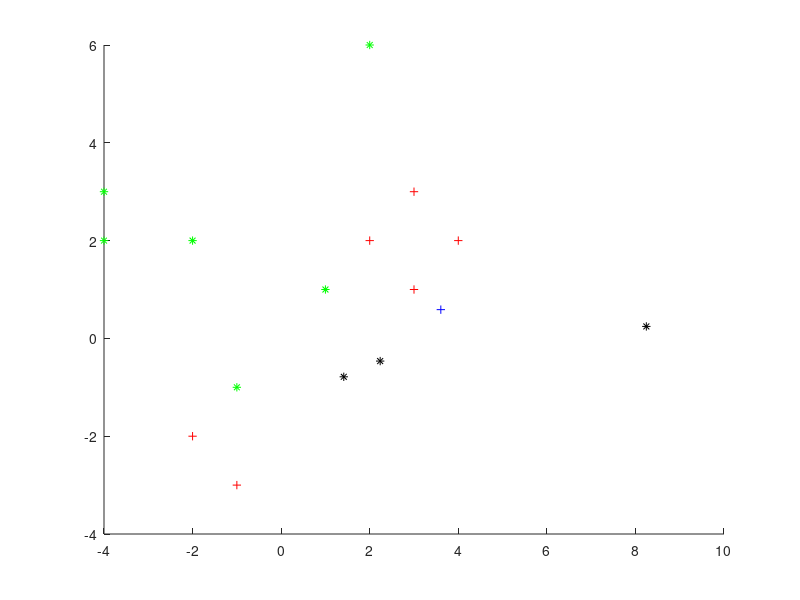

This chart was generated by the following MATLAB code:
clc
clear
%1
x1=[2 3 3 -1 4 -2];
y1=[2 1 3 -3 2 -2];

w1 = [];
w2 = [];

x2=[1 -2 -1 -4 -4 2];
y2=[1 2 -1 2 3 6];
hold on;
plot(x1,y1,'r+',x2,y2,'g*');

%2
r1=[];
theta1=[];
r2=[];
theta2=[];
for i=1:6
    r1(i)=sqrt(x1(i)^2+y1(i)^2);
    theta1(i)=atan(y1(i)/x1(i));
    
    r2(i)=sqrt(x2(i)^2+y2(i)^2);
    theta2(i)=atan(y2(i)/x2(i));
end
disp(r1);
disp(theta1);
disp(r2);
disp(theta2);

%3
mean_r1=mean(r1);
mean_theta1=mean(theta1);
mean_r2=mean(r2);
mean_theta2=mean(theta2);

disp(mean_r1);
disp(mean_theta1);
disp(mean_r2);
disp(mean_theta2);

%test points
tx=[-1 3 -2 8];
ty=[1 2 1 2];

txr=[];
txtheta=[];

for i=1:4
    txr(i)=sqrt(tx(i)^2+ty(i)^2);%r3
    txtheta(i)=atan(ty(i)/tx(i));%theta4
end

disp(txr);
disp(txtheta);

for i=1:4
    d1 = sqrt((mean_r1^2 + txr(i)^2)- ((2*mean_r1*txr(i))* cos(mean_theta1 - txtheta)));
    
    d2 = sqrt((mean_r2^2 + txr(i)^2)- ((2*mean_r2*txr(i))* cos(mean_theta2 - txtheta)));
    
end

for i=1:4
    
    if d1(i)<d2(i)
        
        hold on;
        plot(txr(i),txtheta(i),'b+');
    end
    
    if d1(i)>d2(i)
        hold on;
        plot(txr(i),txtheta(i),'k*');
    end
end
